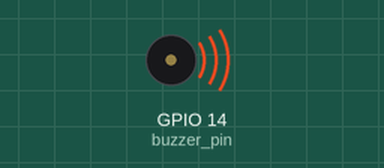
A program run on a simulated Raspberry Pi (BCM pin numbers). Parts: buzzer (waves = sounding). At 19.2 s the program stops and its outputs stay as they are.

Above: at 0.1 s.
At 19.3 s:
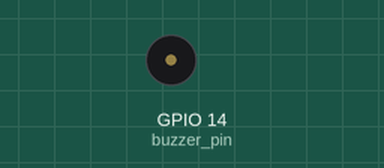
Timing chart, 0 to 20.7 s (numbered marks = the images above):
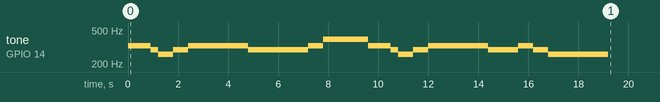

Measured:
- by itself, tone on GPIO 14 (buzzer_pin): plays 329 Hz for 0.90 s, 294 Hz for 0.30 s, 261 Hz for 0.60 s, 294 Hz for 0.60 s, 329 Hz for 2.4 s, 294 Hz for 2.4 s … (17 notes in this stretch)

The program:

buzzer_music1.py
```python
import RPi.GPIO as GPIO
import time

GPIO.setwarnings(False)
buzzer_pin = 14

feq = [131, 139, 147, 156, 165, 175, 185, 196, 208, 220, 233, 247,
       261, 277, 294, 311, 329, 349, 369, 392, 415, 440, 466, 493,
       523, 554, 587, 622, 659, 698, 739, 783, 830, 880, 932, 987,
       1047, 1109, 1175, 1245, 1319, 1397, 1480, 1568, 1661, 1760, 1865, 1976]

# 1  도 3  레 5  미 6  파 8  솔 10 라 12 시 3옥
# 13 도 15 레 17 미 18 파 20 솔 22 라 24 시 4옥
# 25 도 27 레 29 미 30 파 32 솔 34 라 36 시 5옥

# 비행기
num = [17, 15, 13, 15, 17, 17, 17, 15, 15, 15, 17, 20, 20,
	   17, 15, 13, 15, 17, 17, 17, 15, 15, 17, 15, 13]
sle = [0.9, 0.3, 0.6, 0.6, 0.6, 0.6, 1.2, 0.6, 0.6, 1.2, 0.6, 0.6, 1.2,
	   0.9, 0.3, 0.6, 0.6, 0.6, 0.6, 1.2, 0.6, 0.6, 0.6, 0.6, 2.4]

GPIO.setmode(GPIO.BCM)
GPIO.setup(buzzer_pin,GPIO.OUT)

pwm = GPIO.PWM(buzzer_pin,100)
pwm.start(100)
pwm.ChangeDutyCycle(20)

for i in range(len(num)):
	pwm.ChangeFrequency(feq[num[i]-1])
	time.sleep(sle[i])

pwm.stop()
GPIO.cleanup()
```
